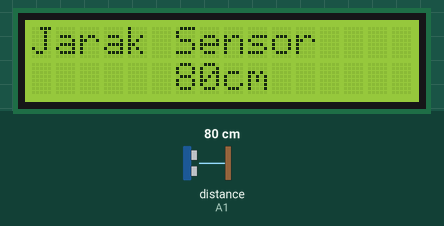
Bench run of a sketch on a simulated Arduino Uno, built with avr-gcc and run on an emulated ATmega328P. Parts: 16×2 character LCD. Wiring (inferred from the names in the program): ultrasonic range finder: trigger A1; echo A1. The test bench sets the inputs (shaded band); at power-on: distance to the obstacle (sensor on A1) 80 cm. The echo pulse lasts 58.3 µs per cm.

Above: at 1.2 s.
1.3 s: distance to the obstacle (sensor on A1) set to 4 cm
At 1.31 s:
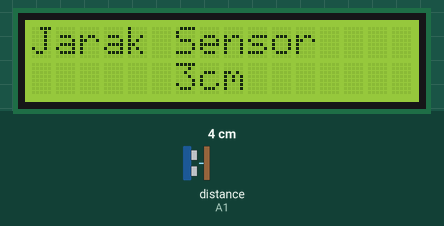
2.8 s: distance to the obstacle (sensor on A1) set to 2 cm
At 3.4 s:
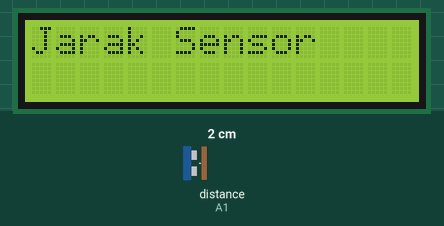
4.3 s: distance to the obstacle (sensor on A1) set to 250 cm
At 4.33 s:
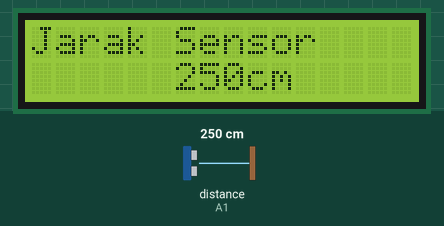

Measured:
- the behaviour switches between 3 and 2 cm on distance to the obstacle (sensor on A1) (found by bisection; images 1 and 2)
- after the input at 1.3 s, the display: changes at once (image 1)
- after the input at 2.8 s, the display: first changes at once (image 2 shows a later state)
- after the input at 4.3 s, the display: changes at once (image 3)

The sketch:

13_16520456_02.ino
```cpp
#include <LiquidCrystal.h>
LiquidCrystal lcd(7, 6, 5, 4, 3, 2);
const int pingPin=A1;
long dur, cm=0;

void setup()
{
  lcd.begin(16,2);
  lcd.print("PING  Sensor");
}

void loop()
{
  cm = readSensor();

  lcd.setCursor(0, 0);
  lcd.print("Jarak ");
  lcd.setCursor(6,1);
  lcd.print(cm);
  print_unit_cm(cm);
}

long readSensor()
{
  pinMode(pingPin, OUTPUT);
  digitalWrite(pingPin, LOW); //beri sinyal awal low
  delayMicroseconds(2);
  digitalWrite (pingPin, HIGH);
  delayMicroseconds(5);
  digitalWrite(pingPin, LOW);
  pinMode(pingPin, INPUT);
  dur = pulseIn(pingPin, HIGH);
  cm=dur/(29*2);
  if(cm>=2 && cm<=330){
    return cm;}
  else{ return 0;}
}

void print_unit_cm(long gas)
{
 int ROW =2;
  int ERR_Digit = 6;
  int digit=7;
  if(gas>=2 && gas<10){
  	lcd.setCursor(7, ROW);
    lcd.print("cm");
    print_blank(digit+2, ROW);
  }else if(gas>=10 && gas<100){
  	lcd.setCursor(digit+1, ROW);
    lcd.print("cm");
    print_blank(digit+3, ROW);
  }else if(gas>=100 && gas<=330){
  lcd.setCursor(digit+2, ROW);
    lcd.print("cm");
    print_blank(digit+4, ROW);
  }else{
    lcd.setCursor(digit-1, ROW);
    print_blank(digit-1, ROW);
  }
}
void print_blank(int col, int row){
	int totalCol=16;
	for (int i=col; i<totalCol;i++){
	lcd.setCursor(i, row);
	lcd.print(" ");}
}
```
